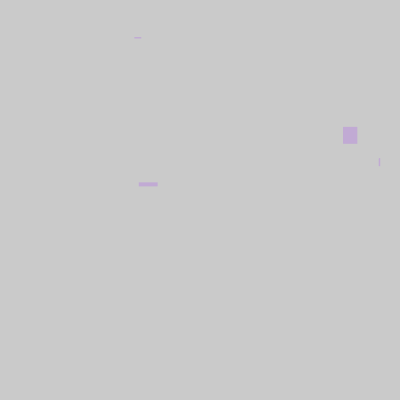
Frame 1 (no input)
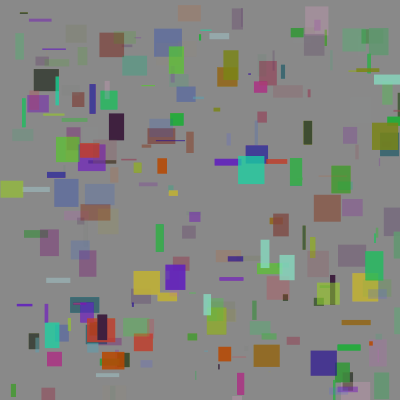
Frame 60 (the mouse pressed at the canvas centre just before this capture)
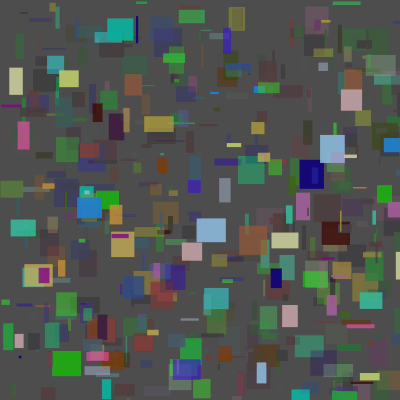
Frame 120 (the mouse held since frame 60 and released just before this capture)

The Processing sketch that drew these frames (run headless with seeded random() and noise(); from frame 60 on, the mouse is pressed at the canvas centre):

// Processing sketch: processing_56802
// ── processing_56802.pde

// Created by Fatima Zahrah Rashid for Interacivity 1.


void setup(){
  size(400,400); //size of sketch
  smooth();
  noStroke();
  frameRate (150); //speed of sketch
}
void draw(){
 fill(0, 2);  // background colour, alpha for motion blur
   rect(0,0,width,height); // background shape size of window
 fill(random (1,255),random (1,255),random (1,255),random (1,255));  // rect fill colour (random each frame)
   rect(random (0,width), random (0, height), random (1,30), random (1,30)); // rect size (each value is random with set parameters
   rect(random (0,width), random (0, height), random (1,30), random (1,30)); // rect size (each value is random with set parameters
   rect(random (0,width), random (0, height), random (1,30), random (1,30)); // rect size (each value is random with set parameters
   rect(random (0,width), random (0, height), random (1,30), random (1,30)); // rect size (each value is random with set parameters
}
